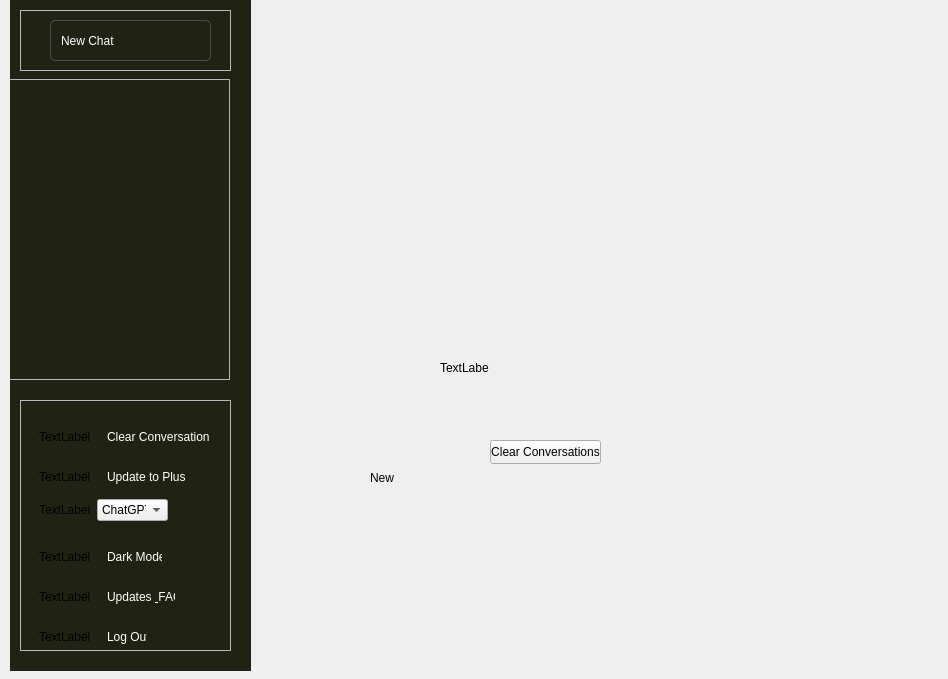
<?xml version="1.0" encoding="UTF-8"?>
<ui version="4.0">
 <class>MainWindow</class>
 <widget class="QMainWindow" name="MainWindow">
  <property name="geometry">
   <rect>
    <x>0</x>
    <y>0</y>
    <width>948</width>
    <height>679</height>
   </rect>
  </property>
  <property name="windowTitle">
   <string>MainWindow</string>
  </property>
  <property name="styleSheet">
   <string notr="true">#side_widget QPushButton{
text-align:left;
background:transparent;
}

#menu_frame QPushButton{
color:#fff;
border:none;
padding:10px;
border-radius:5px;
background:none;
}
#menu_frame QFrame{
border-radius:5px;
}
#menu_frame{
border-top:.5px solid #4d4d4f;
}
#new_chat_btn{
border:1px solid #4d4d4f;
color:#fff;
border-radius:5px;
padding:10px;
}

#side_widget,
#chat_list{
background:#202313;
}

#chat_list{
border:none;
}</string>
  </property>
  <widget class="QWidget" name="centralwidget">
   <widget class="QWidget" name="side_widget" native="true">
    <property name="geometry">
     <rect>
      <x>10</x>
      <y>0</y>
      <width>241</width>
      <height>671</height>
     </rect>
    </property>
    <widget class="QFrame" name="new_chat_frame">
     <property name="geometry">
      <rect>
       <x>10</x>
       <y>10</y>
       <width>211</width>
       <height>61</height>
      </rect>
     </property>
     <property name="frameShape">
      <enum>QFrame::StyledPanel</enum>
     </property>
     <property name="frameShadow">
      <enum>QFrame::Raised</enum>
     </property>
     <widget class="QPushButton" name="new_chat_btn">
      <property name="geometry">
       <rect>
        <x>30</x>
        <y>10</y>
        <width>161</width>
        <height>41</height>
       </rect>
      </property>
      <property name="text">
       <string>New Chat</string>
      </property>
     </widget>
    </widget>
    <widget class="QFrame" name="chat_list_frame">
     <property name="geometry">
      <rect>
       <x>-1</x>
       <y>79</y>
       <width>221</width>
       <height>301</height>
      </rect>
     </property>
     <property name="frameShape">
      <enum>QFrame::StyledPanel</enum>
     </property>
     <property name="frameShadow">
      <enum>QFrame::Raised</enum>
     </property>
     <widget class="QListWidget" name="chat_list">
      <property name="geometry">
       <rect>
        <x>20</x>
        <y>10</y>
        <width>181</width>
        <height>261</height>
       </rect>
      </property>
     </widget>
    </widget>
    <widget class="QFrame" name="menu_frame">
     <property name="geometry">
      <rect>
       <x>10</x>
       <y>400</y>
       <width>211</width>
       <height>251</height>
      </rect>
     </property>
     <property name="frameShape">
      <enum>QFrame::StyledPanel</enum>
     </property>
     <property name="frameShadow">
      <enum>QFrame::Raised</enum>
     </property>
     <widget class="QFrame" name="frame_2">
      <property name="geometry">
       <rect>
        <x>10</x>
        <y>10</y>
        <width>198</width>
        <height>54</height>
       </rect>
      </property>
      <property name="frameShape">
       <enum>QFrame::StyledPanel</enum>
      </property>
      <property name="frameShadow">
       <enum>QFrame::Raised</enum>
      </property>
      <layout class="QHBoxLayout" name="horizontalLayout">
       <item>
        <widget class="QLabel" name="label_3">
         <property name="text">
          <string>TextLabel</string>
         </property>
        </widget>
       </item>
       <item>
        <widget class="QPushButton" name="pushButton">
         <property name="text">
          <string>Clear Conversations</string>
         </property>
        </widget>
       </item>
      </layout>
     </widget>
     <widget class="QFrame" name="frame_3">
      <property name="geometry">
       <rect>
        <x>10</x>
        <y>50</y>
        <width>186</width>
        <height>54</height>
       </rect>
      </property>
      <property name="frameShape">
       <enum>QFrame::StyledPanel</enum>
      </property>
      <property name="frameShadow">
       <enum>QFrame::Raised</enum>
      </property>
      <layout class="QHBoxLayout" name="horizontalLayout_2">
       <item>
        <widget class="QLabel" name="label_4">
         <property name="text">
          <string>TextLabel</string>
         </property>
        </widget>
       </item>
       <item>
        <widget class="QPushButton" name="pushButton_2">
         <property name="text">
          <string>Update to Plus</string>
         </property>
        </widget>
       </item>
       <item>
        <widget class="QFrame" name="frame_7">
         <property name="frameShape">
          <enum>QFrame::StyledPanel</enum>
         </property>
         <property name="frameShadow">
          <enum>QFrame::Raised</enum>
         </property>
         <widget class="QLabel" name="label_9">
          <property name="geometry">
           <rect>
            <x>10</x>
            <y>10</y>
            <width>49</width>
            <height>16</height>
           </rect>
          </property>
          <property name="text">
           <string>TextLabel</string>
          </property>
         </widget>
         <widget class="QPushButton" name="pushButton_7">
          <property name="geometry">
           <rect>
            <x>80</x>
            <y>10</y>
            <width>111</width>
            <height>24</height>
           </rect>
          </property>
          <property name="text">
           <string>Clear Conversations</string>
          </property>
         </widget>
        </widget>
       </item>
      </layout>
     </widget>
     <widget class="QFrame" name="frame_4">
      <property name="geometry">
       <rect>
        <x>10</x>
        <y>90</y>
        <width>147</width>
        <height>40</height>
       </rect>
      </property>
      <property name="frameShape">
       <enum>QFrame::StyledPanel</enum>
      </property>
      <property name="frameShadow">
       <enum>QFrame::Raised</enum>
      </property>
      <layout class="QHBoxLayout" name="horizontalLayout_3">
       <item>
        <widget class="QLabel" name="label_5">
         <property name="text">
          <string>TextLabel</string>
         </property>
        </widget>
       </item>
       <item>
        <widget class="QComboBox" name="comboBox">
         <item>
          <property name="text">
           <string>ChatGPT</string>
          </property>
         </item>
        </widget>
       </item>
      </layout>
     </widget>
     <widget class="QFrame" name="frame_5">
      <property name="geometry">
       <rect>
        <x>10</x>
        <y>130</y>
        <width>151</width>
        <height>54</height>
       </rect>
      </property>
      <property name="frameShape">
       <enum>QFrame::StyledPanel</enum>
      </property>
      <property name="frameShadow">
       <enum>QFrame::Raised</enum>
      </property>
      <layout class="QHBoxLayout" name="horizontalLayout_4">
       <item>
        <widget class="QLabel" name="label_6">
         <property name="text">
          <string>TextLabel</string>
         </property>
        </widget>
       </item>
       <item>
        <widget class="QPushButton" name="pushButton_4">
         <property name="text">
          <string>Dark Mode</string>
         </property>
        </widget>
       </item>
      </layout>
     </widget>
     <widget class="QFrame" name="frame">
      <property name="geometry">
       <rect>
        <x>10</x>
        <y>170</y>
        <width>164</width>
        <height>54</height>
       </rect>
      </property>
      <property name="frameShape">
       <enum>QFrame::StyledPanel</enum>
      </property>
      <property name="frameShadow">
       <enum>QFrame::Raised</enum>
      </property>
      <layout class="QHBoxLayout" name="horizontalLayout_5">
       <item>
        <widget class="QLabel" name="label_2">
         <property name="text">
          <string>TextLabel</string>
         </property>
        </widget>
       </item>
       <item>
        <widget class="QPushButton" name="pushButton_5">
         <property name="text">
          <string>Updates &amp; FAQ</string>
         </property>
        </widget>
       </item>
      </layout>
     </widget>
     <widget class="QFrame" name="frame_6">
      <property name="geometry">
       <rect>
        <x>10</x>
        <y>210</y>
        <width>136</width>
        <height>54</height>
       </rect>
      </property>
      <property name="frameShape">
       <enum>QFrame::StyledPanel</enum>
      </property>
      <property name="frameShadow">
       <enum>QFrame::Raised</enum>
      </property>
      <layout class="QHBoxLayout" name="horizontalLayout_6">
       <item>
        <widget class="QLabel" name="label_8">
         <property name="text">
          <string>TextLabel</string>
         </property>
        </widget>
       </item>
       <item>
        <widget class="QPushButton" name="pushButton_6">
         <property name="text">
          <string>Log Out</string>
         </property>
        </widget>
       </item>
      </layout>
     </widget>
    </widget>
   </widget>
   <widget class="QWidget" name="main_widget" native="true">
    <property name="geometry">
     <rect>
      <x>280</x>
      <y>0</y>
      <width>661</width>
      <height>671</height>
     </rect>
    </property>
    <widget class="QLabel" name="label_7">
     <property name="geometry">
      <rect>
       <x>90</x>
       <y>470</y>
       <width>49</width>
       <height>16</height>
      </rect>
     </property>
     <property name="text">
      <string>New</string>
     </property>
    </widget>
    <widget class="QPushButton" name="pushButton_3">
     <property name="geometry">
      <rect>
       <x>210</x>
       <y>440</y>
       <width>111</width>
       <height>24</height>
      </rect>
     </property>
     <property name="text">
      <string>Clear Conversations</string>
     </property>
    </widget>
    <widget class="QLabel" name="label">
     <property name="geometry">
      <rect>
       <x>160</x>
       <y>360</y>
       <width>49</width>
       <height>16</height>
      </rect>
     </property>
     <property name="text">
      <string>TextLabel</string>
     </property>
    </widget>
   </widget>
  </widget>
  <widget class="QMenuBar" name="menubar">
   <property name="geometry">
    <rect>
     <x>0</x>
     <y>0</y>
     <width>948</width>
     <height>22</height>
    </rect>
   </property>
  </widget>
 </widget>
 <resources>
  <include location="../static/resource.qrc"/>
 </resources>
 <connections/>
</ui>
